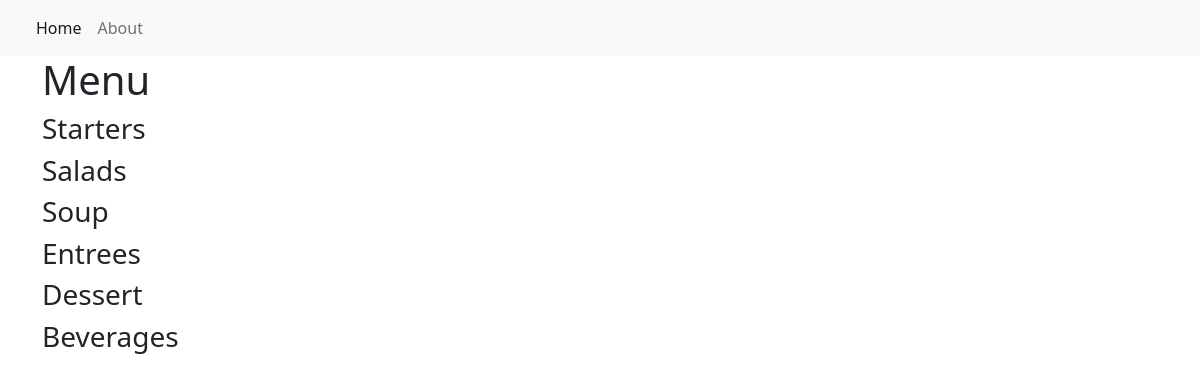
Before: / with the older database file.
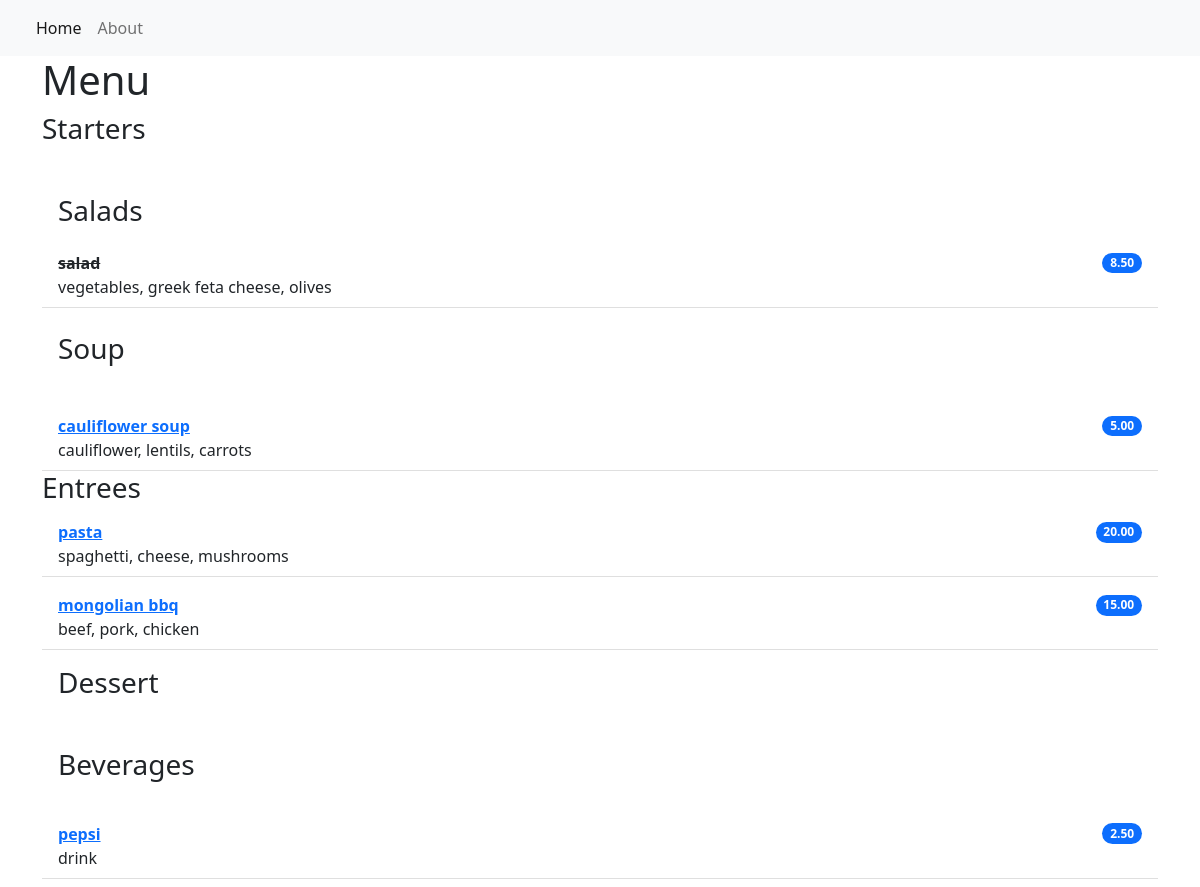
After: the same page with the newer database file.
### menu/models.py (models this page shows, shortened)
class Items(models.Model):
    dish = models.CharField(max_length=300, unique=True)
    description = models.CharField(max_length = 2000)
    price = models.DecimalField(max_digits=6, decimal_places=2)
    meal_category = models.CharField(max_length=30, choices=MEAL_TYPE) #for dropdown
    chef = models.ForeignKey(User, on_delete=models.PROTECT) # User also has a database
    status = models.IntegerField(choices=STATUS, default=1)
    date_created = models.DateField(auto_now_add=True)
    date_updated = models.DateField(auto_now=True)

### menu/views.py (the view)
class MenuList(generic.ListView):
    queryset = Items.objects.order_by("-date_created")
    template_name = "index.html"
    def get_context_data(self, **kwargs):
        context = super().get_context_data(**kwargs)
        context['dishes'] = MEAL_TYPE
        return context

### templates/index.html
{% extends 'base.html' %}
{% block content %}
<div class="container">
    <h1>Menu</h1>
    <ul class="list-group list-group-flush">
    {% for dish in dishes %}
    <h3>{{ dish.1 }}</h3>
        {% for i in items_list %}
            <li class="list-group-item d-flex justify-content-between align-items-center border-0 pb-0">
            {% if i.meal_category == dish.0 %}
                {% if i.status == 0 %}
                    <b><del>{{ i.dish }}</b></del>
                {% else %}
                    <a href="{% url 'detail' i.pk %}"><b>{{ i.dish }}</b></a>
                {% endif %}
                <span class="badge bg-primary rounded-pill">{{ i.price }}</span></li>
                    <li class="list-group-item pt-0">{{ i.description }}</li>
            {% endif %}
        {% endfor %}
    {% endfor %}
    </ul>
</div>
{% endblock content %}

### templates/base.html (shortened to what this page needs)
<!DOCTYPE html>
<html lang="en">
    <head>
        <link href="https://cdn.jsdelivr.net/npm/bootstrap@5.2.0-beta1/dist/css/bootstrap.min.css" rel="stylesheet">
    </head>
    <body>
        <nav class="navbar navbar-expand-lg bg-light">
            <div class="container-fluid">
                <div class="collapse navbar-collapse" id="navbarNav">
                    <ul class="navbar-nav">
                         <li class="nav-item">
                            <a class="nav-link active" aria-current="page" href="{% url 'home' %}">Home</a>
                        </li>
                        <li class="nav-item">
                            <a class="nav-link" aria-current="page" href="{% url 'home' %}">About</a>
                        </li>
                    </ul>
                </div>
            </div>
        </nav>
        {% block content %}
        {% endblock content %}
    </body>
</html>

Changed rows visible on the page:
added Items: dish "pasta", price "20.00", description "spaghetti, cheese, mushrooms"
added Items: dish "salad", price "8.50", description "vegetables, greek feta cheese, olives"
added Items: dish "mongolian bbq", price "15.00", description "beef, pork, chicken"
added Items: dish "pepsi", price "2.50", description "drink"
added Items: dish "cauliflower soup", price "5.00", description "cauliflower, lentils, carrots"
